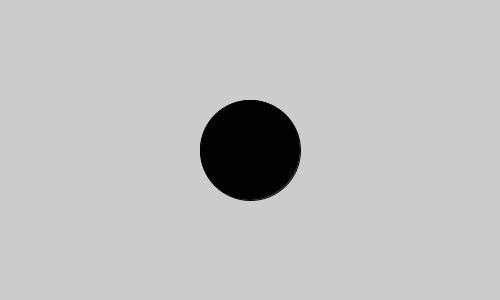
Frame 1 (no input)
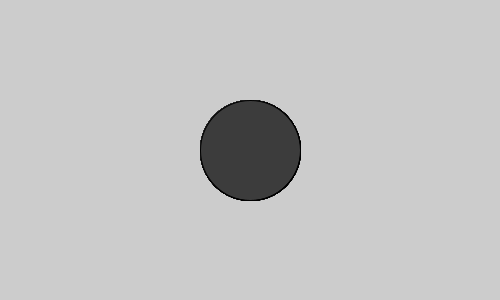
Frame 60 (the mouse pressed at the canvas centre just before this capture)
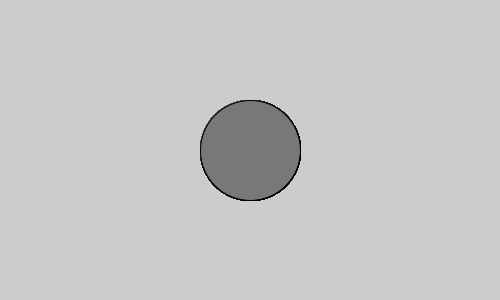
Frame 120 (the mouse held since frame 60 and released just before this capture)

The Processing sketch that drew these frames (run headless with seeded random() and noise(); from frame 60 on, the mouse is pressed at the canvas centre):

// Processing sketch: sketch_03_frame
// ── sketch_03_frame.pde
void setup() {
  size(500,300);
}

void draw() {
  fill(frameCount);
  ellipse(250,150,100,100);
}
